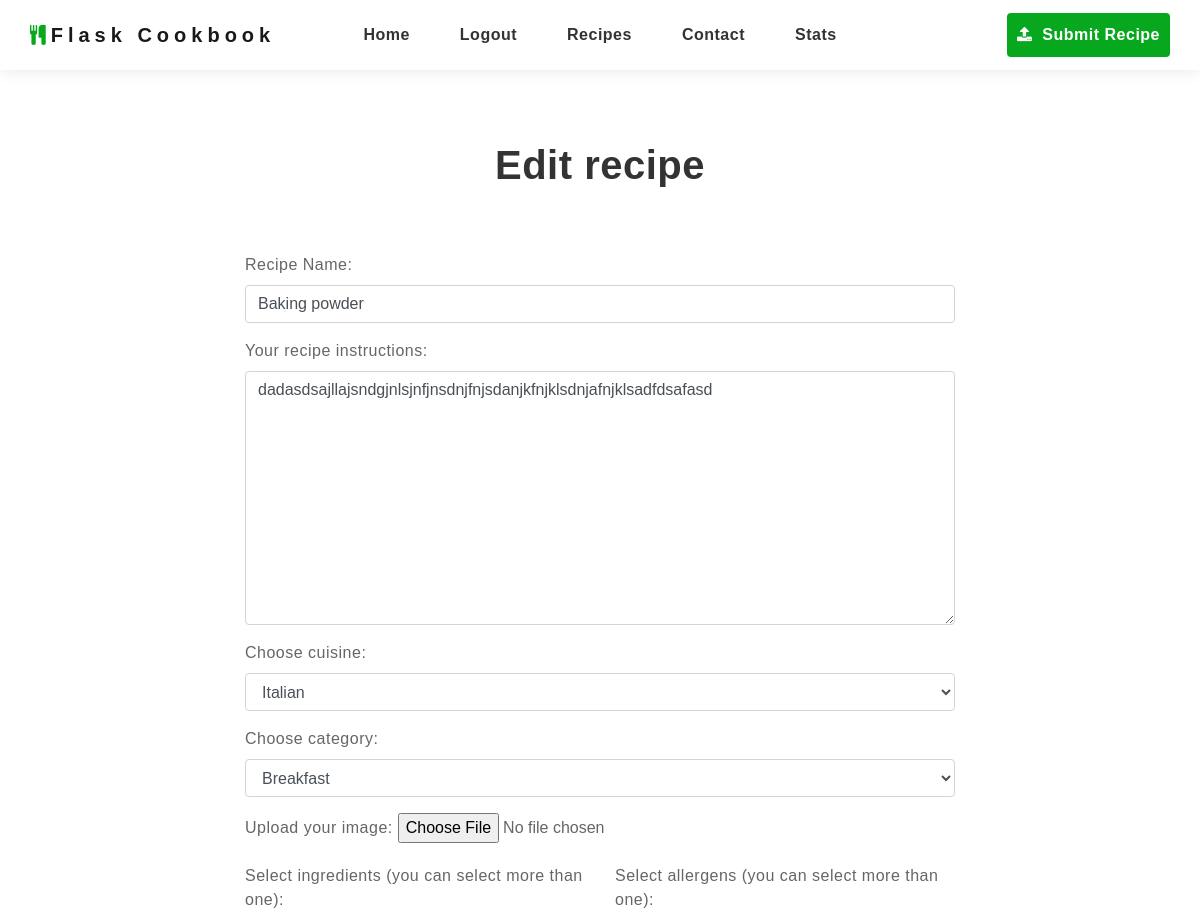
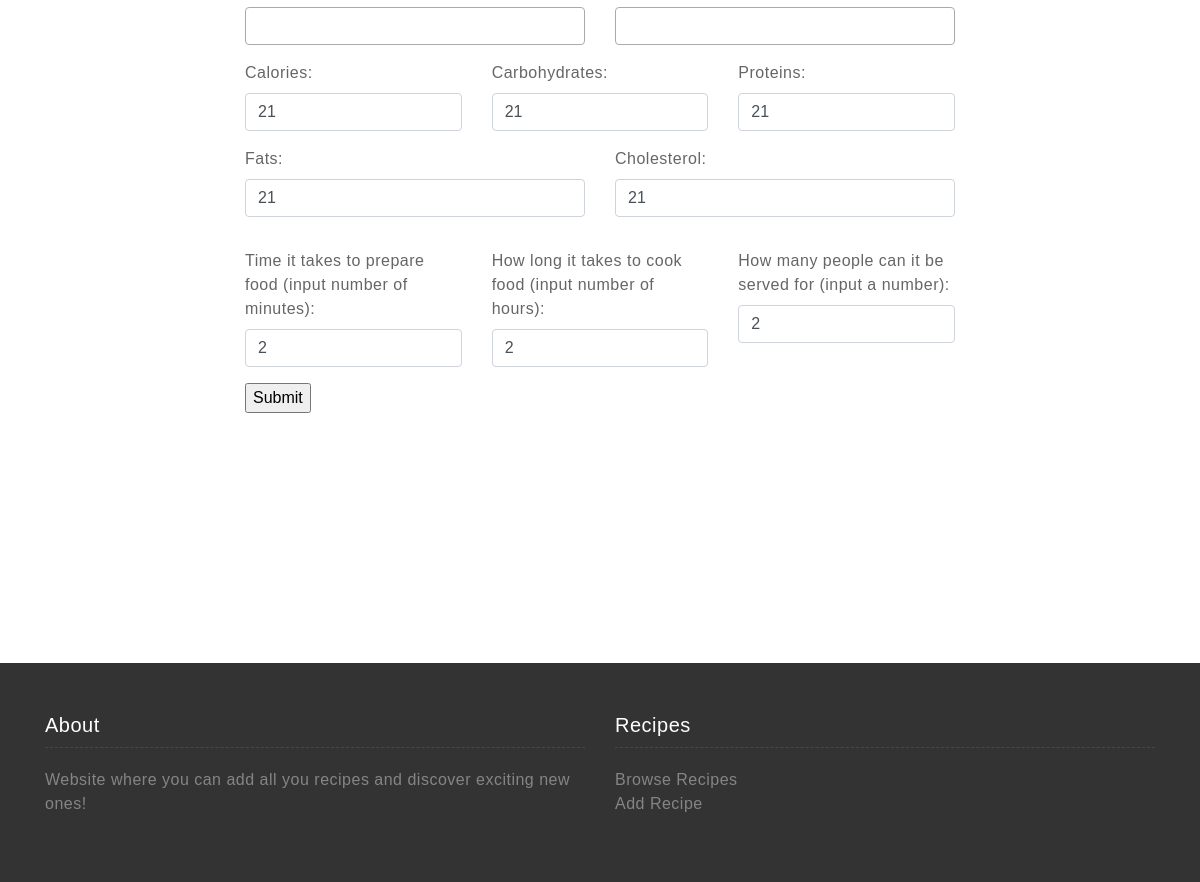
/recipe/edit/Baking powder (signed in), run on the app's committed database (2 pictures, top to bottom).
### app/models.py (models this page shows, shortened)
class Recipe(db.Model):
    __searchable__ = ['name']
    id = db.Column(db.Integer, primary_key=True)
    name = db.Column(db.String(64), index=True, unique=True)
    content = db.Column(db.String(50000))
    timestamp = db.Column(db.DateTime, index=True, default=datetime.utcnow)
    user_id = db.Column(db.Integer, db.ForeignKey('user.id'))
    cuisine_id = db.Column(db.Integer, db.ForeignKey('cuisine.id'))
    category_id = db.Column(db.Integer, db.ForeignKey('category.id'))
    calories = db.Column(db.Integer)
    carbohydrates = db.Column(db.Integer)
    proteins = db.Column(db.Integer)
    fats = db.Column(db.Integer)
    cholesterol = db.Column(db.Integer)
    serves_num_people = db.Column(db.Integer)
    time_to_prepare = db.Column(db.Integer)
    cooking_time = db.Column(db.Integer)
    image = db.Column(db.String(128))
    comments = db.relationship('Comment', backref='recipe', lazy='dynamic')
    upvotes = db.Column(db.Integer, default=0)
    _ingredients = db.relationship(
        "Ingredient",
        secondary=ingredients_in_recipe,
        back_populates="recipes")
    _allergens = db.relationship(
        "Allergen",
        secondary=allergens_in_recipe,
        back_populates="recipes")

### app/routes.py (the view, shortened to what this page needs)
@app.route('/recipe/edit/<recipe_name>', methods=["GET", "POST"])
def edit_recipe(recipe_name):
    recipe = Recipe.query.filter_by(name=recipe_name).first_or_404()
    if current_user.is_authenticated and current_user == recipe.author:
        form = form_ingredients_and_allergens(RecipeForm(obj=recipe, original_name=recipe.name))
    else:
        flash("You need to login before you edit recipe.")
        return redirect(url_for('login'))
    return render_template("edit_recipe.html", title='Edit Recipe', form=form, recipe=recipe)

### app/models.py (called while the page is built)
@login.user_loader
def load_user(id):
    return User.query.get(int(id))

    def __repr__(self):
        return '<Category {}>'.format(self.name)

    def get_all_categories_except_all():
        return Category.query.filter(Category.name!="All").all()

    def __repr__(self):
        return '<Cuisine {}>'.format(self.name)

    def get_all_cuisines_except_all():
        return Cuisine.query.filter(Cuisine.name!="All").all()

### app/routes.py (called while the page is built)
def form_ingredients_and_allergens(form):
    form.ingredients.choices = db.session.query(
        Ingredient.id, Ingredient.name).all()
    form.allergens.choices = db.session.query(
        Allergen.id, Allergen.name).all()
    if(isinstance(form, SearchForm)):
        form.sortkey.choices = [('newest', 'Newest'), ('oldest', 'Oldest'), ('popularity', 'Popularity'), ('name', 'Name')]
        form.any_ingredients.choices = [(1, "All of selected ingredients"), (2, "Any of selected ingredients")]
    return form

### app/templates/edit_recipe.html (shortened to what this page needs)
{% extends "base.html" %}
{% import 'bootstrap/wtf.html' as wtf %}
{% block app_content %}
<div class="page add_recipe">
    <div class="container">
        <div class="row justify-content-center">
            <div class="col-lg-12 title text-center">
                <h1>Edit recipe</h1>
            </div>
            <div class="col-lg-8 content">
                <form method='POST' id='category_form' enctype="multipart/form-data">
                    <div class="form-group">
                        <br>
                        <div class="form-group required">
                            {{ form.name.label }}
                            {{ form.name(class_="form-control", placeholder=recipe.name) }}
                        </div>
                        <div class="form-group required">
                            {{ form.content.label}}
                            {{ form.content(class_="form-control", rows="10", placeholder="Your recipe...") }}
                        </div>
                        <div class="form-group required">
                            {{ form.cuisine.label }}
                            {{ form.cuisine(class_="form-control") }}
                        </div>
                        <div class="form-group required">
                            {{ form.category.label }}
                            {{ form.category(class_="form-control") }}
                        </div>
                        <div class="form-group">
                            {{ form.image.label }}
                            {{ form.image }}
                        </div>
                        <div class="row">
                            <div class="form-group col-lg-6">
                                {{ form.ingredients.label }}
                            </div>
                            <div class="form-group col-lg-6">
                                {{ form.allergens.label }}
                            </div>
                        </div>
                        <div class="row">
                            <div class="form-group required col-lg-4">
                                {{ form.calories.label }}
                                {{ form.calories(class_="form-control") }}
                            </div>
                            <div class="form-group required col-lg-4">
                                    {{ form.carbohydrates.label }}
                                    {{ form.carbohydrates(class_="form-control") }}
                            </div>
                            <div class="form-group required col-lg-4">
                                {{ form.proteins.label }}
                                {{ form.proteins(class_="form-control") }}
                            </div>
                            <div class="form-group required col-lg-6">
                                {{ form.fats.label }}
                                {{ form.fats(class_="form-control") }}
                            </div>
                            <div class="form-group required col-lg-6">
                                {{ form.cholesterol.label }}
                                {{ form.cholesterol(class_="form-control") }}
                            </div>
                            </div>
                        </div>
                        <div class="row">
                            <div class="form-group required col-lg-4">
                                {{ form.time_to_prepare.label }}
                                {{ form.time_to_prepare(class_="form-control") }}
                            </div>
                            <div class="form-group required col-lg-4">
                                {{ form.cooking_time.label }}
                                {{ form.cooking_time(class_="form-control") }}
                            </div>
                            <div class="form-group required col-lg-4">
                                {{ form.serves_num_people.label }}
                                {{ form.serves_num_people(class_="form-control") }}
                            </div>
                        </div>
                        <div>
                            {{ form.submit }}
                        </div>
                    </div>
            </div>
        </div>
    </div>
</div>
{% endblock %}

### app/templates/base.html (shortened to what this page needs)
<!DOCTYPE html>
<html lang="en">
<head>
    {% block head %}
    <link href="{{ url_for('static', filename='static/css/font-awesome.min.css') }}" rel="stylesheet">
    <link href="{{ url_for('static', filename='static/css/bootstrap.min.css') }}" rel="stylesheet">
    <link href="{{ url_for('static', filename='static/css/styles.min.css') }}" rel="stylesheet">
    <link href="{{ url_for('static', filename='static/css/select2.min.css') }}" rel="stylesheet">
    {% endblock %}
</head>
{% block navbar %}
<nav class="navbar navbar-expand-lg navbar-light fixed-top">
    <div class="container-fluid justify-content-center">
        <a class="navbar-brand" href="{{ url_for('index') }}"><i class="fa fa-cutlery" aria-hidden="true"></i>Flask
            Cookbook</a>
        <div class="collapse navbar-collapse justify-content-center" id="navbarNavDropdown">
            <ul class="navbar-nav">
                <li class="nav-item">
                    <a class="nav-link" href="{{ url_for('index') }}">Home</a>
                </li>
                {% if current_user.is_anonymous %}
                <li class="nav-item">
                    <a class="nav-link" href="{{ url_for('login') }}">Login</a>
                </li>
                <li class="nav-item">
                    <a class="nav-link" href="{{ url_for('register') }}">Register</a>
                </li>
                {% else %}
                <li class="nav-item">
                    <a class="nav-link" href="{{ url_for('logout') }}">Logout</a>
                </li>
                {% endif %}
                <li class="nav-item">
                    <a class="nav-link" href="{{ url_for('recipes_list') }}">Recipes</a>
                </li>
                <li class="nav-item">
                    <a class="nav-link" href="{{ url_for('contact')  }}">Contact</a>
                </li>
                <li class="nav-item">
                    <a class="nav-link" href="{{ url_for('recipes_stats')  }}">Stats</a>
                </li>
                <li class="nav-item btn-submit-recipe">
                    <a class="nav-link" href="{{ url_for('add_recipe')  }}"><i class="fa fa-upload"
                            aria-hidden="true"></i> Submit Recipe</a>
                </li>
            </ul>
        </div>
    </div>
</nav>
{% endblock %}
{% block content %}
<div class="container">
    {% block app_content %}{% endblock %}
{% endblock %}
{% block footer %}
<footer>
    <div class="container">
        <div class="row">
            <div class="col-lg-6 col-sm-3">
                <h5>About</h5>
                <p>Website where you can add all you recipes and discover exciting new ones!</p>
            </div>
            <div class="col-lg-6 col-sm-3">
                <h5>Recipes</h5>
                <ul>
                    <li><a href="{{ url_for('recipes_list')  }}">Browse Recipes</a></li>
                    <li><a href="{{ url_for('add_recipe')  }}">Add Recipe</a></li>
                </ul>
            </div>
        </div>
    </div>
</footer>
{% endblock %}
</html>

### data on the page
Recipe: name "Baking powder", content "dadasdsajllajsndgjnlsjnfjnsdnjfnjsdanjkfnjklsdnjafnjklsadfdsafasd", cuisine "Italian", category "Breakfast", calories "21", carbohydrates "21", proteins "21", fats "21", cholesterol "21", time_to_prepare "2", cooking_time "2", serves_num_people "2"
